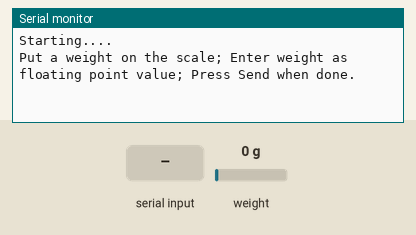
Simulated run of this sketch. Board: Arduino Uno, built with avr-gcc and run on an emulated ATmega328P. On the bench: the last lines printed to the serial monitor. The inputs (shaded band) are chosen by the test bench; at power-on: weight on the scale 0 g.

Above: at 2.3 s.
2.4 s: "90,45\n" received over Serial
At 3.61 s:
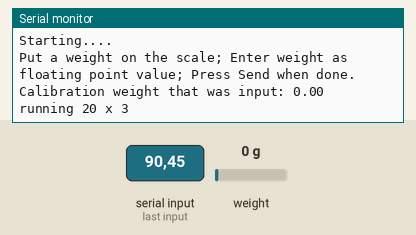
4.9 s: weight on the scale set to 100 g
At 10.5 s:
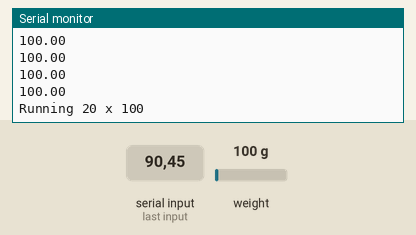

The sketch:

scale_tests.ino
```cpp
/*
  Used to test variance of weight readings at various average read per reading
  Dumps to Serial Monitor only. No button or encoder used.
  THIS SETS THE SCALE FACTOR AND TARE AT SPECIFIC VALUES. SO WEIGHTS WILL BE CLOSE
  BUT NOT TRUE WEIGHT, BECAUSE TARE IS NOT ALLOWED TO FLOAT.
  loop() has a commented out process for getting a tare value. However, have to
  remove the weight on the fly, or not use a weight for entire run.
  uses the Tillaart HX711 load cell library
  https://github.com/RobTillaart/HX711
  Modified from library example to make some steps clearer, and to run sensitivity tests
  Assumes that the calibration scale is stable,long term, and variations are do
  to an added known weight - container_wt which is determined independently, either from a
  previously accurately determined weight.
  In this case the weight of a container was established and used as the standard.
*/

#include "HX711.h"

HX711 scale;

uint8_t dataPin = 19; //DT
uint8_t clockPin = 21; //CLK

float wt;
int tests;
long t_interval = 120000; //every two minutes
float nowtime = 0.0;
unsigned long previousMillis = 0;

long offset_factor = 12698;
float scale_factor = -214.469;
float container_wt = 214.1; //this varies with type of container.
float margin = 0.5; //this is allowable margin of zero calibration error.
//
// output_type
uint8_t output_type = 0;

void setup(){
  Serial.begin(115200);
  delay(1000);
  Serial.println("Starting....");

  scale.begin(dataPin, clockPin);
  scale.set_scale(scale_factor);
  scale.set_offset(offset_factor);
  //Check what current tare wt is averaging 3 values
  wt = scale.get_units(3);
    tests = 100;
  Serial.println("\nPut a weight on the scale; Enter weight as floating point value; Press Send when done.");
  wt = 0;
  while(!Serial.available());
  while(Serial.available()) {
    wt = Serial.parseFloat(); //this is blocking input
  }
  // MAKE SURE YOU SET "NO LINE ENDING" AT BOTTOM RIGHT OF SERIAL MONITOR
  Serial.print("Calibration weight that was input: ");
  Serial.println(wt);

  //set test sequence parameters for looping
  for (int j=0; j<3; j++){
    if (j==0){
      tests = 3;
      Serial.println("running 20 x 3");
    }
    if (j==1) {
      tests = 100;
      Serial.println("Running 20 x 100");
     }

    if (j==2) {
      tests = 1;
      Serial.println("Running 20 x 1");
     }
    for (int i=0; i<20; i++){
      Serial.println(scale.get_units(tests));
    }
  }
Serial.println("Finished");
}

void loop(){
  //Uncomment to just get offset; does 20 100 average reads
 /* unsigned long currentMillis = millis();
  if (currentMillis - previousMillis >= t_interval) {
    nowtime = nowtime  + (currentMillis - previousMillis)/1000.;
    previousMillis = currentMillis;
    Serial.print(nowtime);
    Serial.print(", ");
    Serial.println(scale.get_units(tests));
  }
*/
}
```

Measured:
- after the input at 2.4 s, the serial monitor: prints a new line after 1.0 s (image 1)
- after the input at 4.9 s, the serial monitor: prints a new line at once (image 2)
